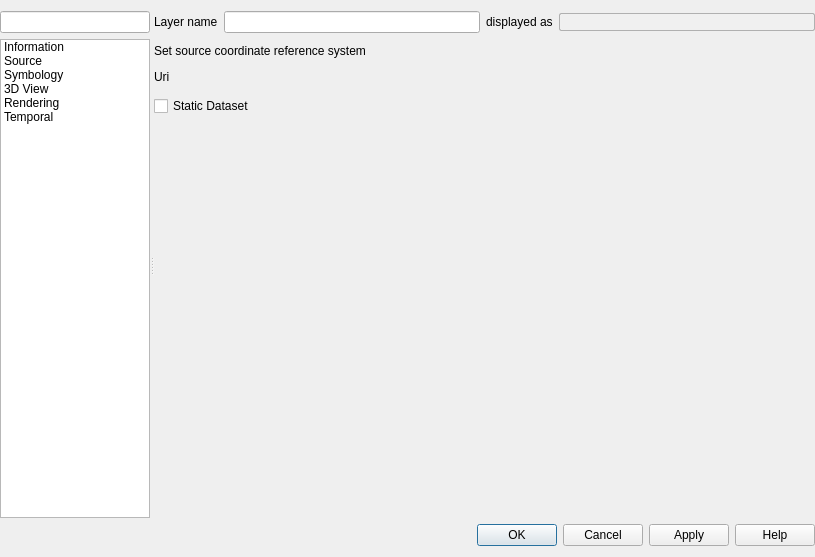
<?xml version="1.0" encoding="UTF-8"?>
<ui version="4.0">
 <class>QgsMeshLayerPropertiesBase</class>
 <widget class="QDialog" name="QgsMeshLayerPropertiesBase">
  <property name="geometry">
   <rect>
    <x>0</x>
    <y>0</y>
    <width>815</width>
    <height>557</height>
   </rect>
  </property>
  <property name="minimumSize">
   <size>
    <width>700</width>
    <height>0</height>
   </size>
  </property>
  <property name="windowTitle">
   <string>Raster Layer Properties</string>
  </property>
  <layout class="QVBoxLayout" name="verticalLayout">
   <property name="leftMargin">
    <number>0</number>
   </property>
   <property name="rightMargin">
    <number>0</number>
   </property>
   <item>
    <widget class="QSplitter" name="mOptionsSplitter">
     <property name="orientation">
      <enum>Qt::Horizontal</enum>
     </property>
     <property name="childrenCollapsible">
      <bool>false</bool>
     </property>
     <widget class="QFrame" name="mOptionsListFrame">
      <property name="minimumSize">
       <size>
        <width>0</width>
        <height>0</height>
       </size>
      </property>
      <property name="frameShape">
       <enum>QFrame::NoFrame</enum>
      </property>
      <property name="frameShadow">
       <enum>QFrame::Raised</enum>
      </property>
      <layout class="QVBoxLayout" name="verticalLayout_2">
       <property name="leftMargin">
        <number>0</number>
       </property>
       <property name="topMargin">
        <number>0</number>
       </property>
       <property name="rightMargin">
        <number>0</number>
       </property>
       <property name="bottomMargin">
        <number>0</number>
       </property>
       <item>
        <widget class="QgsFilterLineEdit" name="mSearchLineEdit"/>
       </item>
       <item>
        <widget class="QListWidget" name="mOptionsListWidget">
         <property name="minimumSize">
          <size>
           <width>58</width>
           <height>0</height>
          </size>
         </property>
         <property name="maximumSize">
          <size>
           <width>150</width>
           <height>16777215</height>
          </size>
         </property>
         <property name="horizontalScrollBarPolicy">
          <enum>Qt::ScrollBarAlwaysOff</enum>
         </property>
         <property name="editTriggers">
          <set>QAbstractItemView::NoEditTriggers</set>
         </property>
         <property name="iconSize">
          <size>
           <width>32</width>
           <height>32</height>
          </size>
         </property>
         <property name="textElideMode">
          <enum>Qt::ElideNone</enum>
         </property>
         <property name="resizeMode">
          <enum>QListView::Adjust</enum>
         </property>
         <property name="wordWrap">
          <bool>true</bool>
         </property>
         <item>
          <property name="text">
           <string>Information</string>
          </property>
          <property name="icon">
           <iconset resource="../../../images/images.qrc">
            <normaloff>:/images/themes/default/propertyicons/metadata.svg</normaloff>:/images/themes/default/propertyicons/metadata.svg</iconset>
          </property>
         </item>
         <item>
          <property name="text">
           <string>Source</string>
          </property>
          <property name="icon">
           <iconset resource="../../../images/images.qrc">
            <normaloff>:/images/themes/default/propertyicons/system.svg</normaloff>:/images/themes/default/propertyicons/system.svg</iconset>
          </property>
         </item>
         <item>
          <property name="text">
           <string>Symbology</string>
          </property>
          <property name="toolTip">
           <string>Symbology</string>
          </property>
          <property name="icon">
           <iconset resource="../../../images/images.qrc">
            <normaloff>:/images/themes/default/propertyicons/symbology.svg</normaloff>:/images/themes/default/propertyicons/symbology.svg</iconset>
          </property>
         </item>
         <item>
          <property name="text">
           <string>3D View</string>
          </property>
          <property name="icon">
           <iconset resource="../../../images/images.qrc">
            <normaloff>:/images/themes/default/3d.svg</normaloff>:/images/themes/default/3d.svg</iconset>
          </property>
         </item>
         <item>
          <property name="text">
           <string>Rendering</string>
          </property>
          <property name="icon">
           <iconset resource="../../../images/images.qrc">
            <normaloff>:/images/themes/default/propertyicons/rendering.svg</normaloff>:/images/themes/default/propertyicons/rendering.svg</iconset>
          </property>
         </item>
         <item>
          <property name="text">
           <string>Temporal</string>
          </property>
          <property name="toolTip">
           <string>Temporal Settings</string>
          </property>
          <property name="icon">
           <iconset resource="../../../images/images.qrc">
            <normaloff>:/images/themes/default/propertyicons/temporal.svg</normaloff>:/images/themes/default/propertyicons/temporal.svg</iconset>
          </property>
         </item>
        </widget>
       </item>
      </layout>
     </widget>
     <widget class="QFrame" name="mOptionsFrame">
      <property name="sizePolicy">
       <sizepolicy hsizetype="Expanding" vsizetype="Preferred">
        <horstretch>1</horstretch>
        <verstretch>0</verstretch>
       </sizepolicy>
      </property>
      <property name="frameShape">
       <enum>QFrame::NoFrame</enum>
      </property>
      <property name="frameShadow">
       <enum>QFrame::Raised</enum>
      </property>
      <layout class="QVBoxLayout" name="verticalLayout_3">
       <property name="leftMargin">
        <number>0</number>
       </property>
       <property name="topMargin">
        <number>0</number>
       </property>
       <property name="rightMargin">
        <number>0</number>
       </property>
       <property name="bottomMargin">
        <number>0</number>
       </property>
       <item>
        <widget class="QStackedWidget" name="mOptionsStackedWidget">
         <property name="sizePolicy">
          <sizepolicy hsizetype="Expanding" vsizetype="Expanding">
           <horstretch>0</horstretch>
           <verstretch>0</verstretch>
          </sizepolicy>
         </property>
         <property name="frameShadow">
          <enum>QFrame::Plain</enum>
         </property>
         <property name="currentIndex">
          <number>1</number>
         </property>
         <widget class="QWidget" name="mOptsPage_Information">
          <layout class="QVBoxLayout" name="verticalLayout_20">
           <property name="leftMargin">
            <number>0</number>
           </property>
           <property name="topMargin">
            <number>0</number>
           </property>
           <property name="rightMargin">
            <number>0</number>
           </property>
           <property name="bottomMargin">
            <number>0</number>
           </property>
           <item>
            <widget class="QTextBrowser" name="mInformationTextBrowser"/>
           </item>
          </layout>
         </widget>
         <widget class="QWidget" name="mOptsPage_Source">
          <layout class="QVBoxLayout" name="verticalLayout_6">
           <property name="leftMargin">
            <number>0</number>
           </property>
           <property name="topMargin">
            <number>0</number>
           </property>
           <property name="rightMargin">
            <number>0</number>
           </property>
           <property name="bottomMargin">
            <number>0</number>
           </property>
           <item>
            <widget class="QgsScrollArea" name="scrollArea_3">
             <property name="frameShape">
              <enum>QFrame::NoFrame</enum>
             </property>
             <property name="widgetResizable">
              <bool>true</bool>
             </property>
             <widget class="QWidget" name="scrollAreaWidgetContents_3">
              <property name="geometry">
               <rect>
                <x>0</x>
                <y>0</y>
                <width>661</width>
                <height>507</height>
               </rect>
              </property>
              <layout class="QVBoxLayout" name="verticalLayout_4">
               <property name="leftMargin">
                <number>0</number>
               </property>
               <property name="topMargin">
                <number>0</number>
               </property>
               <property name="rightMargin">
                <number>0</number>
               </property>
               <property name="bottomMargin">
                <number>0</number>
               </property>
               <item>
                <layout class="QHBoxLayout" name="horizontalLayout_14">
                 <item>
                  <widget class="QLabel" name="label_8">
                   <property name="text">
                    <string>Layer name</string>
                   </property>
                  </widget>
                 </item>
                 <item>
                  <widget class="QLineEdit" name="mLayerOrigNameLineEd"/>
                 </item>
                 <item>
                  <widget class="QLabel" name="label_9">
                   <property name="text">
                    <string>displayed as</string>
                   </property>
                  </widget>
                 </item>
                 <item>
                  <widget class="QLineEdit" name="leDisplayName">
                   <property name="styleSheet">
                    <string notr="true">color: #505050;
background-color: #F0F0F0;
border: 1px solid #B0B0B0;
border-radius: 2px;</string>
                   </property>
                   <property name="readOnly">
                    <bool>true</bool>
                   </property>
                  </widget>
                 </item>
                </layout>
               </item>
               <item>
                <layout class="QHBoxLayout" name="horizontalLayout_9" stretch="0">
                 <property name="topMargin">
                  <number>5</number>
                 </property>
                 <item>
                  <widget class="QLabel" name="label_7">
                   <property name="text">
                    <string>Set source coordinate reference system</string>
                   </property>
                  </widget>
                 </item>
                </layout>
               </item>
               <item>
                <widget class="QgsProjectionSelectionWidget" name="mCrsSelector" native="true">
                 <property name="focusPolicy">
                  <enum>Qt::StrongFocus</enum>
                 </property>
                </widget>
               </item>
               <item>
                <layout class="QHBoxLayout" name="horizontalLayout">
                 <item>
                  <widget class="QLabel" name="label">
                   <property name="text">
                    <string>Uri</string>
                   </property>
                  </widget>
                 </item>
                 <item>
                  <widget class="QLabel" name="mUriLabel">
                   <property name="text">
                    <string/>
                   </property>
                  </widget>
                 </item>
                </layout>
               </item>
               <item>
                <widget class="QgsMeshDatasetGroupProvidedWidget" name="mDatasetGroupProvidedWidget" native="true"/>
               </item>
               <item>
                <widget class="QCheckBox" name="mTemporalStaticDatasetCheckBox">
                 <property name="text">
                  <string>Static Dataset</string>
                 </property>
                </widget>
               </item>
               <item>
                <widget class="QgsMeshStaticDatasetWidget" name="mStaticScalarWidget" native="true">
                 <property name="minimumSize">
                  <size>
                   <width>0</width>
                   <height>0</height>
                  </size>
                 </property>
                </widget>
               </item>
               <item>
                <spacer name="verticalSpacer_3">
                 <property name="orientation">
                  <enum>Qt::Vertical</enum>
                 </property>
                 <property name="sizeHint" stdset="0">
                  <size>
                   <width>20</width>
                   <height>0</height>
                  </size>
                 </property>
                </spacer>
               </item>
              </layout>
             </widget>
            </widget>
           </item>
          </layout>
         </widget>
         <widget class="QWidget" name="mOptsPage_Style">
          <layout class="QVBoxLayout" name="verticalLayout_14">
           <property name="leftMargin">
            <number>0</number>
           </property>
           <property name="topMargin">
            <number>0</number>
           </property>
           <property name="rightMargin">
            <number>0</number>
           </property>
           <property name="bottomMargin">
            <number>0</number>
           </property>
           <item>
            <widget class="QgsScrollArea" name="scrollArea">
             <property name="frameShape">
              <enum>QFrame::NoFrame</enum>
             </property>
             <property name="widgetResizable">
              <bool>true</bool>
             </property>
             <widget class="QWidget" name="mOptsPage_StyleContent">
              <property name="geometry">
               <rect>
                <x>0</x>
                <y>0</y>
                <width>100</width>
                <height>30</height>
               </rect>
              </property>
              <layout class="QVBoxLayout" name="verticalLayout_10">
               <property name="leftMargin">
                <number>0</number>
               </property>
               <property name="topMargin">
                <number>0</number>
               </property>
               <property name="rightMargin">
                <number>0</number>
               </property>
               <property name="bottomMargin">
                <number>0</number>
               </property>
              </layout>
             </widget>
            </widget>
           </item>
          </layout>
         </widget>
         <widget class="QWidget" name="mOptsPage_3DView"/>
         <widget class="QWidget" name="mOptsPage_Rendering">
          <layout class="QVBoxLayout" name="verticalLayout_5">
           <property name="leftMargin">
            <number>0</number>
           </property>
           <property name="topMargin">
            <number>0</number>
           </property>
           <property name="rightMargin">
            <number>0</number>
           </property>
           <property name="bottomMargin">
            <number>0</number>
           </property>
           <item>
            <widget class="QgsCollapsibleGroupBox" name="mSimplifyMeshGroupBox">
             <property name="title">
              <string>Simplify Mesh</string>
             </property>
             <property name="checkable">
              <bool>true</bool>
             </property>
             <property name="checked">
              <bool>true</bool>
             </property>
             <layout class="QGridLayout" name="gridLayout_2">
              <item row="0" column="0">
               <widget class="QLabel" name="label_5">
                <property name="text">
                 <string>Reduction Factor</string>
                </property>
               </widget>
              </item>
              <item row="1" column="0">
               <widget class="QLabel" name="label_2">
                <property name="text">
                 <string>Maximal Mesh Resolution</string>
                </property>
               </widget>
              </item>
              <item row="1" column="2">
               <widget class="QSpinBox" name="mSimplifyMeshResolutionSpinBox">
                <property name="suffix">
                 <string> pixels/triangle</string>
                </property>
                <property name="minimum">
                 <number>1</number>
                </property>
                <property name="maximum">
                 <number>200</number>
                </property>
                <property name="value">
                 <number>5</number>
                </property>
               </widget>
              </item>
              <item row="0" column="2">
               <widget class="QDoubleSpinBox" name="mSimplifyReductionFactorSpinBox">
                <property name="decimals">
                 <number>1</number>
                </property>
                <property name="minimum">
                 <double>1.100000000000000</double>
                </property>
                <property name="maximum">
                 <double>1000000.000000000000000</double>
                </property>
                <property name="value">
                 <double>10.000000000000000</double>
                </property>
               </widget>
              </item>
             </layout>
            </widget>
           </item>
           <item>
            <spacer name="verticalSpacer">
             <property name="orientation">
              <enum>Qt::Vertical</enum>
             </property>
             <property name="sizeHint" stdset="0">
              <size>
               <width>20</width>
               <height>40</height>
              </size>
             </property>
            </spacer>
           </item>
          </layout>
         </widget>
         <widget class="QWidget" name="mOptsPage_Temporal">
          <layout class="QGridLayout" name="gridLayout_3">
           <property name="leftMargin">
            <number>0</number>
           </property>
           <property name="topMargin">
            <number>0</number>
           </property>
           <property name="rightMargin">
            <number>0</number>
           </property>
           <property name="bottomMargin">
            <number>0</number>
           </property>
           <item row="1" column="3">
            <widget class="QDateTimeEdit" name="mTemporalDateTimeStart">
             <property name="enabled">
              <bool>false</bool>
             </property>
             <property name="alignment">
              <set>Qt::AlignCenter</set>
             </property>
             <property name="readOnly">
              <bool>true</bool>
             </property>
             <property name="buttonSymbols">
              <enum>QAbstractSpinBox::NoButtons</enum>
             </property>
            </widget>
           </item>
           <item row="0" column="4">
            <widget class="QPushButton" name="mTemporalReloadButton">
             <property name="maximumSize">
              <size>
               <width>24</width>
               <height>24</height>
              </size>
             </property>
             <property name="toolTip">
              <string>Reload from provider</string>
             </property>
             <property name="text">
              <string/>
             </property>
             <property name="icon">
              <iconset resource="../../../images/images.qrc">
               <normaloff>:/images/themes/default/mActionRefresh.svg</normaloff>:/images/themes/default/mActionRefresh.svg</iconset>
             </property>
            </widget>
           </item>
           <item row="0" column="2">
            <widget class="QLabel" name="label_3">
             <property name="text">
              <string>Layer Time Reference</string>
             </property>
            </widget>
           </item>
           <item row="2" column="2" colspan="7">
            <widget class="QGroupBox" name="groupBox_2">
             <property name="title">
              <string>Provider Time Settings</string>
             </property>
             <layout class="QGridLayout" name="gridLayout_5">
              <item row="0" column="2">
               <spacer name="horizontalSpacer_4">
                <property name="orientation">
                 <enum>Qt::Horizontal</enum>
                </property>
                <property name="sizeHint" stdset="0">
                 <size>
                  <width>40</width>
                  <height>20</height>
                 </size>
                </property>
               </spacer>
              </item>
              <item row="0" column="0">
               <widget class="QLabel" name="label_12">
                <property name="text">
                 <string>Time unit</string>
                </property>
               </widget>
              </item>
              <item row="0" column="1">
               <widget class="QComboBox" name="mTemporalProviderTimeUnitComboBox"/>
              </item>
             </layout>
            </widget>
           </item>
           <item row="0" column="3">
            <widget class="QDateTimeEdit" name="mTemporalDateTimeReference">
             <property name="alignment">
              <set>Qt::AlignCenter</set>
             </property>
             <property name="calendarPopup">
              <bool>true</bool>
             </property>
             <property name="timeSpec">
              <enum>Qt::UTC</enum>
             </property>
            </widget>
           </item>
           <item row="0" column="7" colspan="2">
            <spacer name="horizontalSpacer">
             <property name="orientation">
              <enum>Qt::Horizontal</enum>
             </property>
             <property name="sizeHint" stdset="0">
              <size>
               <width>40</width>
               <height>20</height>
              </size>
             </property>
            </spacer>
           </item>
           <item row="1" column="4" colspan="2">
            <widget class="QLabel" name="label_4">
             <property name="text">
              <string>Layer End Time</string>
             </property>
            </widget>
           </item>
           <item row="1" column="6">
            <widget class="QDateTimeEdit" name="mTemporalDateTimeEnd">
             <property name="enabled">
              <bool>false</bool>
             </property>
             <property name="wrapping">
              <bool>false</bool>
             </property>
             <property name="frame">
              <bool>true</bool>
             </property>
             <property name="alignment">
              <set>Qt::AlignCenter</set>
             </property>
             <property name="readOnly">
              <bool>true</bool>
             </property>
             <property name="buttonSymbols">
              <enum>QAbstractSpinBox::NoButtons</enum>
             </property>
             <property name="accelerated">
              <bool>false</bool>
             </property>
             <property name="showGroupSeparator" stdset="0">
              <bool>false</bool>
             </property>
             <property name="timeSpec">
              <enum>Qt::UTC</enum>
             </property>
            </widget>
           </item>
           <item row="3" column="2">
            <spacer name="verticalSpacer_2">
             <property name="orientation">
              <enum>Qt::Vertical</enum>
             </property>
             <property name="sizeHint" stdset="0">
              <size>
               <width>20</width>
               <height>40</height>
              </size>
             </property>
            </spacer>
           </item>
           <item row="1" column="2">
            <widget class="QLabel" name="label_6">
             <property name="text">
              <string>Layer Start Time</string>
             </property>
            </widget>
           </item>
          </layout>
         </widget>
        </widget>
       </item>
      </layout>
     </widget>
    </widget>
   </item>
   <item>
    <widget class="QFrame" name="mButtonBoxFrame">
     <property name="sizePolicy">
      <sizepolicy hsizetype="Preferred" vsizetype="Maximum">
       <horstretch>0</horstretch>
       <verstretch>0</verstretch>
      </sizepolicy>
     </property>
     <property name="frameShape">
      <enum>QFrame::NoFrame</enum>
     </property>
     <property name="frameShadow">
      <enum>QFrame::Raised</enum>
     </property>
     <layout class="QGridLayout" name="gridLayout">
      <property name="leftMargin">
       <number>0</number>
      </property>
      <property name="topMargin">
       <number>0</number>
      </property>
      <property name="rightMargin">
       <number>0</number>
      </property>
      <property name="bottomMargin">
       <number>0</number>
      </property>
      <item row="0" column="0" colspan="2">
       <widget class="QDialogButtonBox" name="buttonBox">
        <property name="orientation">
         <enum>Qt::Horizontal</enum>
        </property>
        <property name="standardButtons">
         <set>QDialogButtonBox::Apply|QDialogButtonBox::Cancel|QDialogButtonBox::Help|QDialogButtonBox::Ok</set>
        </property>
       </widget>
      </item>
     </layout>
    </widget>
   </item>
  </layout>
 </widget>
 <customwidgets>
  <customwidget>
   <class>QgsCollapsibleGroupBox</class>
   <extends>QGroupBox</extends>
   <header>qgscollapsiblegroupbox.h</header>
   <container>1</container>
  </customwidget>
  <customwidget>
   <class>QgsScrollArea</class>
   <extends>QScrollArea</extends>
   <header>qgsscrollarea.h</header>
   <container>1</container>
  </customwidget>
  <customwidget>
   <class>QgsFilterLineEdit</class>
   <extends>QLineEdit</extends>
   <header>qgsfilterlineedit.h</header>
  </customwidget>
  <customwidget>
   <class>QgsProjectionSelectionWidget</class>
   <extends>QWidget</extends>
   <header>qgsprojectionselectionwidget.h</header>
   <container>1</container>
  </customwidget>
  <customwidget>
   <class>QgsMeshStaticDatasetWidget</class>
   <extends>QWidget</extends>
   <header>qgsmeshstaticdatasetwidget.h</header>
   <container>1</container>
  </customwidget>
  <customwidget>
   <class>QgsMeshDatasetGroupProvidedWidget</class>
   <extends>QWidget</extends>
   <header>qgsmeshdatasetgroupprovidedwidget.h</header>
   <container>1</container>
  </customwidget>
 </customwidgets>
 <tabstops>
  <tabstop>mSearchLineEdit</tabstop>
  <tabstop>mOptionsListWidget</tabstop>
  <tabstop>mInformationTextBrowser</tabstop>
  <tabstop>scrollArea_3</tabstop>
  <tabstop>mLayerOrigNameLineEd</tabstop>
  <tabstop>leDisplayName</tabstop>
  <tabstop>mCrsSelector</tabstop>
  <tabstop>scrollArea</tabstop>
 </tabstops>
 <resources>
  <include location="../../../images/images.qrc"/>
 </resources>
 <connections>
  <connection>
   <sender>mOptionsListWidget</sender>
   <signal>currentRowChanged(int)</signal>
   <receiver>mOptionsStackedWidget</receiver>
   <slot>setCurrentIndex(int)</slot>
   <hints>
    <hint type="sourcelabel">
     <x>86</x>
     <y>325</y>
    </hint>
    <hint type="destinationlabel">
     <x>794</x>
     <y>14</y>
    </hint>
   </hints>
  </connection>
 </connections>
</ui>
